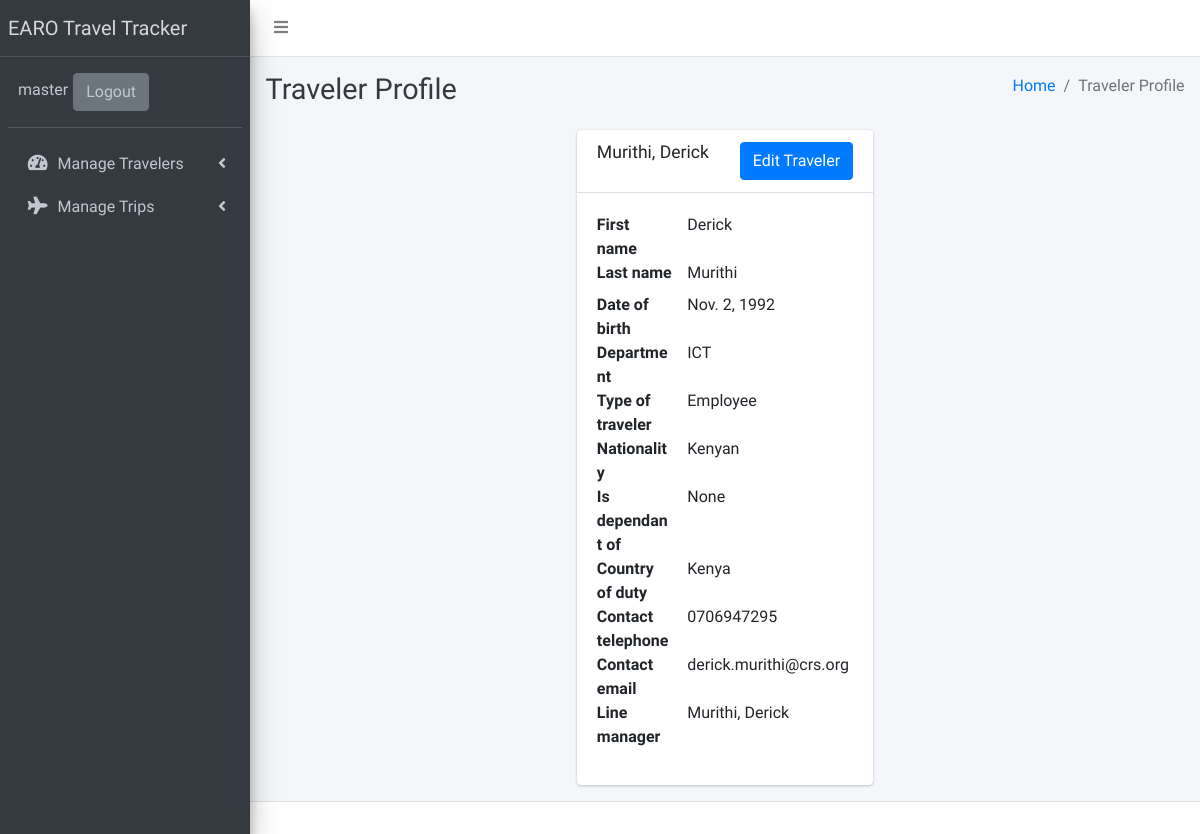
The app's page /traveler/traveler-profile/traveler=3 (signed in) with its own data.
### traveler/models.py (models this page shows, shortened)
class TravelerDetails(models.Model):
    TRAVEL_CATEGORIES = (
        ('Employee', 'Employee'),
        ('Dependant', 'Consultant'),
        ('Consultant', 'Consultant'),
        ('Partners', 'Partners'),
    )
    first_name = models.CharField(max_length=20, null=False, blank=False, db_index=True)
    last_name = models.CharField(max_length=20, null=False, blank=False)
    date_of_birth = models.DateField(null=False, blank=False)
    department = models.ForeignKey(DepartmentsModel, on_delete=models.PROTECT, null=False,
                                    blank=False)
    type_of_traveler = models.CharField(max_length=20, null=False, blank=False,
                                        choices=TRAVEL_CATEGORIES)
    nationality = models.CharField(max_length=30, null=False, blank=False)
    is_dependant_of = models.ForeignKey('self', on_delete=models.SET_NULL, blank=True,
                                        null=True, db_index=True, related_name="Guardian")
    country_of_duty = models.CharField(max_length=40, null=False, blank=False,
                                        verbose_name="Country of duty / residence")
    contact_telephone = models.CharField(max_length=20, null=False, blank=False)
    contact_email = models.CharField(max_length=70, null=False, blank=True)
    user_account = models.OneToOneField(settings.AUTH_USER_MODEL, on_delete= models.CASCADE,
                            blank=True, null=True)
    is_managed_by = models.ForeignKey('self', on_delete=models.SET_NULL, blank=True, null=True,
                                    db_index=True, verbose_name="Line Manager",related_name='Line_Manager')
    def __str__(self):
        return ", ".join([self.last_name, self.first_name])

class DepartmentsModel(models.Model):
    department = models.CharField(max_length=50, null=False, blank=False, db_index=True)
    description = models.CharField(max_length=200, null=False, blank=False)
    def __str__(self):
        return self.department

### traveler/views.py (the view)
# urls.py: path('traveler-profile/traveler=<traveler_id>', TravelerDetailView.as_view(), name='u_traveler_details'),
class TravelerDetailView(LoginRequiredMixin, DetailView):
    model = TravelerDetails
    pk_url_kwarg = 'traveler_id'
    context_object_name = 'traveler'
    template_name = 'traveler/traveler_profile.html'
    extra_context = {
        'page_title': 'Traveler Profile'
    }

### templates/traveler/traveler_profile.html
{% extends 'base.html' %}
{% block content %}
<div class="col-md-6 col-lg-4">
    <div class="card">
      <div class="card-header">
        <h4 class="card-title">
            {{traveler.last_name}}, {{traveler.first_name}}
        </h4>
        <span class="float-right">
          <a href="{% url 'u_edit_traveler' traveler_id=traveler.id %}" class="btn btn-primary right">Edit Traveler</a>
        </span>
      </div>
      <div class="card-body">
        <dl class="row">
          <dt class="col-sm-4">First name</dt>
          <dd class="col-sm-8">{{traveler.first_name}}</dd>
          <dt class="col-sm-4">Last name</dt>
          <dd class="col-sm-8">{{traveler.last_name}}</dd>
          <dt class="col-sm-4">Date of birth</dt>
          <dd class="col-sm-8">{{traveler.date_of_birth}}</dd>
          <dt class="col-sm-4">Department</dt>
          <dd class="col-sm-8">{{traveler.department}}</dd>
          <dt class="col-sm-4">Type of traveler</dt>
          <dd class="col-sm-8">{{traveler.type_of_traveler}}</dd>
          <dt class="col-sm-4">Nationality</dt>
          <dd class="col-sm-8">{{traveler.nationality}}</dd>
          <dt class="col-sm-4">Is dependant of</dt>
          <dd class="col-sm-8">{{traveler.is_dependant_of}}</dd>
          <dt class="col-sm-4">Country of duty</dt>
          <dd class="col-sm-8">{{traveler.country_of_duty}}</dd>
          <dt class="col-sm-4">Contact telephone</dt>
          <dd class="col-sm-8">{{traveler.contact_telephone}}</dd>
          <dt class="col-sm-4">Contact email</dt>
          <dd class="col-sm-8">{{traveler.contact_email}}</dd>
          <dt class="col-sm-4">Line manager</dt>
          <dd class="col-sm-8">{{traveler.is_managed_by}}</dd>
        </dl>
      </div>
    </div>
  </div>
{% endblock content %}

### templates/base.html (shortened to what this page needs)
{% extends 'foundation.html' %}
{% block body %}
<body class="hold-transition sidebar-mini">
<div class="wrapper">
  <nav class="main-header navbar navbar-expand navbar-white navbar-light navbar-fixed">
    <ul class="navbar-nav">
      <li class="nav-item">
        <a class="nav-link" data-widget="pushmenu" href="#" role="button"><i class="fas fa-bars"></i></a>
      </li>
    </ul>
  </nav>
  <aside class="main-sidebar sidebar-dark-primary elevation-4">
    <a href="#" class="brand-link">
      <span class="brand-text font-weight-light">EARO Travel Tracker</span>
    </a>
    <div class="sidebar">
      <div class="user-panel mt-3 pb-3 mb-3 d-flex">
        <div class="info">
          <a href="#" class="d-block">{{request.user}}</a>
        </div>
        <div>
          <a class="btn btn-secondary" href="{% url 'logout' %}">Logout</a>
        </div>
      </div>
      <nav class="mt-2">
        <ul class="nav nav-pills nav-sidebar flex-column" data-widget="treeview" role="menu" data-accordion="false">
          <li class="nav-item">
            <a href="#" class="nav-link">
              <i class="nav-icon fas fa-tachometer-alt"></i>
              <p>
                Manage Travelers
                <i class="right fas fa-angle-left"></i>
              </p>
            </a>
          </li>
          <li class="nav-item">
            <a href="#" class="nav-link">
              <i class="nav-icon fas fa fa-plane"></i>
              <p>
                Manage Trips
                <i class="right fas fa-angle-left"></i>
              </p>
            </a>
          </li>
        </ul>
      </nav>
    </div>
  </aside>
  <div class="content-wrapper">
    <div class="content-header">
      <div class="container-fluid">
        <div class="row mb-2">
          <div class="col-sm-6">
            <h1 class="m-0 text-dark">{{page_title}}</h1>
          </div>
          <div class="col-sm-6">
            <ol class="breadcrumb float-sm-right">
              <li class="breadcrumb-item"><a href="#">Home</a></li>
              <li class="breadcrumb-item active">{{page_title}}</li>
            </ol>
          </div>
        </div>
      </div>
    </div>
    <div class="content">
      <div class="container-fluid">
        <div class="row  justify-content-center">
          {% block content %}
          {% endblock content %}
        </div>
      </div>
    </div>
  </div>
  <footer class="main-footer">
  </footer>
</div>
{% endblock body %}

### records on screen
TravelerDetails: last_name "Murithi", first_name "Derick", date_of_birth "Nov. 2, 1992", department "ICT", type_of_traveler "Employee", nationality "Kenyan", is_dependant_of "None", country_of_duty "Kenya", contact_telephone "0706947295", contact_email "derick.murithi@crs.org", is_managed_by "Murithi, Derick"

### other values on screen
{{ request.user }} "master"
{{ page_title }} "Traveler Profile"
